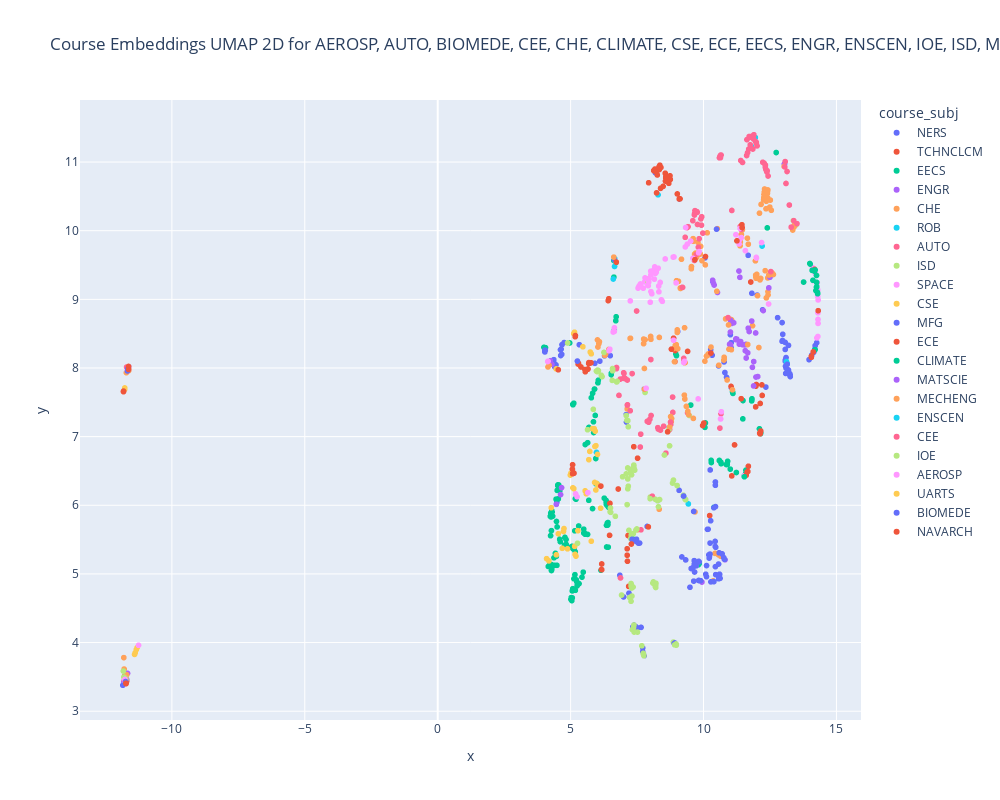

Notebook cell for this chart:
### Code cell
# Just Engineering subjects
eng_subjs = ['AEROSP', 'AUTO', 'BIOMEDE', 'CEE', 'CHE', 'CLIMATE', 'CSE', 'ECE', 'EECS', 'ENGR', 'ENSCEN', 'IOE', 'ISD', 'MATSCIE', 'MECHENG', 'MFG', 'NAVARCH', 'NERS', 'ROB', 'SPACE', 'TCHNCLCM', 'UARTS']
umap_subset(eng_subjs, 32)
